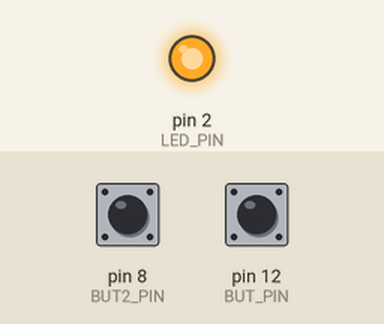
The sketch below on a simulated Arduino Uno, built with avr-gcc and run on an emulated ATmega328P. Parts: output pins drawn as LEDs (lit = HIGH). Dashed ring = blinking. The test bench sets the inputs (shaded band); at power-on: pin 8 (BUT2_PIN) HIGH, pin 12 (BUT_PIN) HIGH.

Above: at 1.2 s.
1.3 s: pin 8 (BUT2_PIN) pulsed LOW 5 times (0.12 s each, 0.3 s apart)
At 3.7 s:
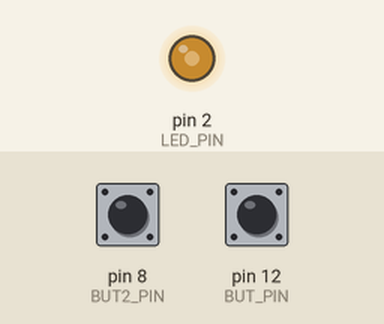
4.3 s: pin 12 (BUT_PIN) pulled LOW for 0.15 s
At 4.92 s:
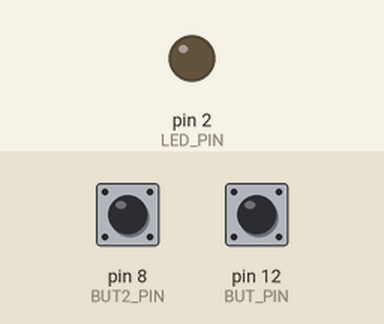
7.4 s: pin 8 (BUT2_PIN) pulled LOW for 0.15 s
9.0 s: pin 12 (BUT_PIN) pulled LOW for 1 s
At 9.37 s:
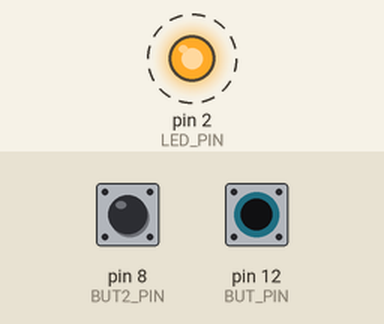
12.0 s: pin 8 (BUT2_PIN) pulled LOW for 1 s
14.5 s: pin 12 (BUT_PIN) pulled LOW for 0.15 s
At 14.87 s:
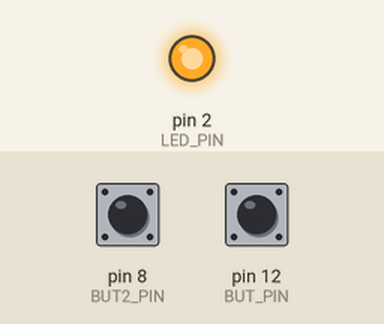
Timing chart, 0 to 18.5 s (numbered marks = the images above; inputs shaded):
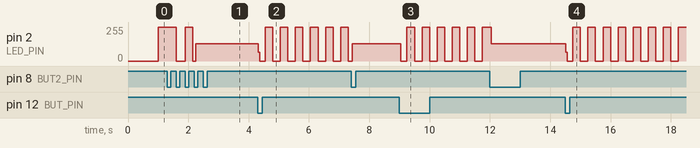

The sketch:

pisca_led_millis.ino
```cpp
#define LED_PIN 2
#define BUT_PIN 12
#define BUT2_PIN 8
byte status=0;
long int tInicial=0, tFinal, intervalo=1000, tempo, but_ac=0, but_dc=0;
boolean on_off=true;
void setup() {
  // put your setup code here, to run once:
  pinMode(LED_PIN, OUTPUT);
  pinMode(BUT_PIN, INPUT);
  pinMode(BUT2_PIN, INPUT);
}
void frequencia(){
  if(status==1){
    intervalo+=250;
  }
  else if((status==2)&&(intervalo>200)){
    intervalo-=250;
  }
  else if(((status==3)&&((millis()-tempo)<500))){
    digitalWrite(LED_PIN, LOW);
  }
}

void pisca(){
  tempo=millis();
  if(on_off==true){
    if((tempo-tInicial)>=intervalo){
      digitalWrite(LED_PIN, HIGH); tInicial=tempo; on_off=false;
    }
  }
  else{
    if((tempo-tInicial)>=intervalo){
      tInicial=tempo; digitalWrite(LED_PIN, LOW); on_off=true;
     }
  }
}

void loop() {
  // put your main code here, to run repeatedly:
  pisca();
  if( (digitalRead(BUT2_PIN)==0) && (digitalRead(BUT_PIN)==0) ){
    status=3;
    frequencia();
    status=0;
    while(1);
  }
  if(but_ac){
    if(digitalRead(BUT_PIN)){
      but_ac=0;
    }
  }
  else if(digitalRead(BUT_PIN)==LOW){
    but_ac=1;
    status=1;
    frequencia();
  }

  if(but_dc){
    if(digitalRead(BUT2_PIN)){
      but_dc=0;
    }
  }
  else if(digitalRead(BUT2_PIN)==LOW){
    but_dc=1;
    status=2;
    frequencia();
  }

}
```

Measured:
- after the input at 4.3 s, pin 2 (LED_PIN): 131/255 → 65/255 at once, then moves between 0/255 and 255/255, repeating every 1.0 s
- after the input at 9.0 s, pin 2 (LED_PIN): alternates 255/255 for 0.25 s and 0/255 for 0.25 s, starting at once
- after the input at 14.5 s, pin 2 (LED_PIN): 131/255 → 66/255 at once, then moves between 0/255 and 255/255, repeating every 1.0 s
